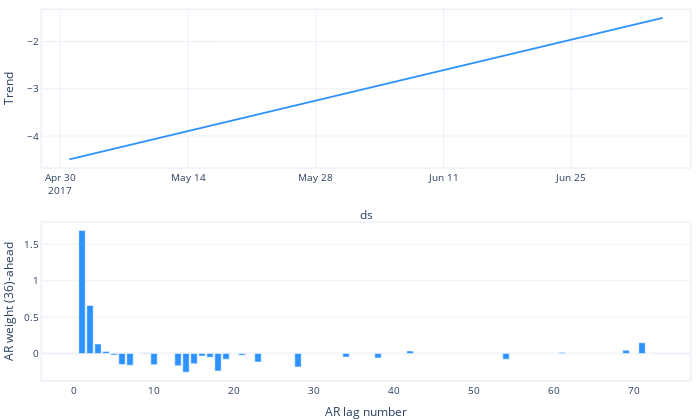

Notebook cell for this chart:
### Code cell
m = m.highlight_nth_step_ahead_of_each_forecast(36)
fig_param = m.plot_parameters()
fig_param = m.plot_parameters(plotting_backend="plotly").show()

### Figure 1 — Plotly figure (JSON) as saved in the notebook; plotly's stock layout.template omitted (floating-point values rounded to 4 significant figures)
{"data": [{"fill": "none", "line": {"color": "#2d92ff", "width": 2}, "mode": "lines", "name": "Trend", "type": "scatter", "x": ["2017-05-01T00:00:00", "2017-07-05T00:00:00"], "xaxis": "x", "y": [-4.495, -1.498], "yaxis": "y"}, {"marker": {"color": "#2d92ff"}, "name": "AR", "type": "bar", "width": 0.8, "x": [72, 71, 70, 69, 68, 67, 66, 65, 64, 63, 62, 61, 60, 59, 58, 57, 56, 55, 54, 53, 52, 51, 50, 49, 48, 47, 46, 45, 44, 43, 42, 41, 40, 39, 38, 37, 36, 35, 34, 33, 32, 31, 30, 29, 28, 27, 26, 25, 24, 23, 22, 21, 20, 19, 18, 17, 16, 15, 14, 13, 12, 11, 10, 9, 8, 7, 6, 5, 4, 3, 2, 1], "xaxis": "x2", "y": [4.947e-05, 0.1474, 4.407e-05, 0.04436, 3.879e-05, 3.777e-05, 3.56e-05, 3.428e-05, 3.173e-05, 2.977e-05, 2.869e-05, 0.01429, 2.519e-05, 2.376e-05, 2.182e-05, 2.157e-05, 2.137e-05, 1.968e-05, -0.07876, 1.71e-05, 1.38e-05, 1.186e-05, 1.114e-05, 8.26e-06, 5.25e-06, 3.782e-06, 3.055e-06, 1.6e-06, 1.033e-06, -3.153e-07, 0.03525, -2.593e-06, -4.105e-06, -7.972e-06, -0.06068, -1.774e-05, -1.611e-05, -2.117e-05, -0.04906, -2.594e-05, -2.806e-05, -3.238e-05, -3.537e-05, -3.58e-05, -0.1842, -4.281e-05, -4.818e-05, -5.114e-05, -5.314e-05, -0.1156, -5.691e-05, -0.02302, -5.913e-05, -0.07796, -0.2397, -0.05012, -0.03446, -0.1391, -0.256, -0.168, -5.596e-05, -5.27e-05, -0.1541, -0.007706, -4.563e-05, -0.1616, -0.1512, -0.02077, 0.02599, 0.1313, 0.6607, 1.688], "yaxis": "y2"}], "layout": {"autosize": true, "font": {"size": 10}, "height": 420, "margin": {"b": 0, "l": 0, "pad": 0, "r": 10, "t": 10}, "showlegend": false, "title": {"font": {"size": 12}}, "width": 700, "xaxis": {"anchor": "y", "domain": [0, 1], "linewidth": 1.5, "mirror": true, "range": ["2017-04-28T00:00:00", "2017-07-08T00:00:00"], "showline": true, "title": {"text": "ds"}, "type": "date"}, "xaxis2": {"anchor": "y2", "domain": [0, 1], "linewidth": 1.5, "mirror": true, "range": [-4, 77], "showline": true, "title": {"text": "AR lag number"}}, "yaxis": {"anchor": "x", "domain": [0.575, 1], "linewidth": 1.5, "mirror": true, "rangemode": "normal", "showline": true, "title": {"text": "Trend"}}, "yaxis2": {"anchor": "x2", "domain": [0, 0.425], "linewidth": 1.5, "mirror": true, "rangemode": "normal", "showline": true, "title": {"text": "AR weight (36)-ahead"}}}}
